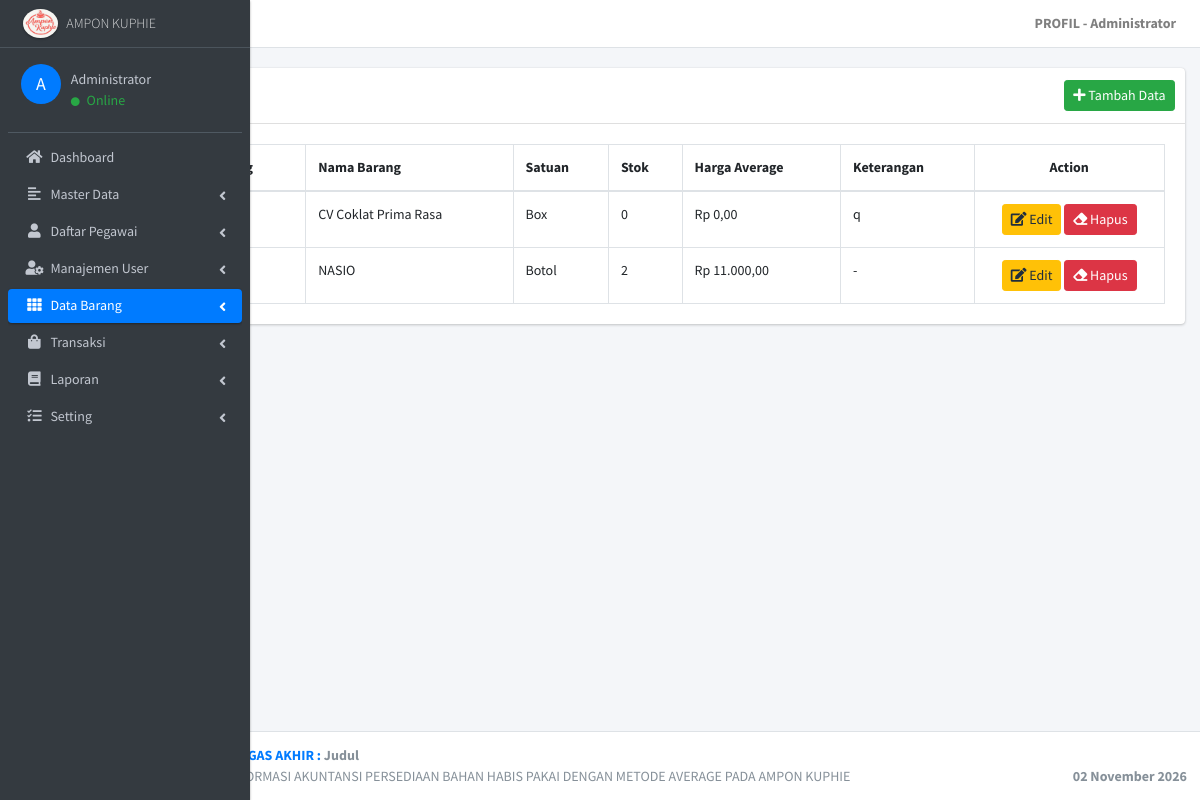
Page /beranda.php?page=barang (signed in) on the committed database.
### tables this page shows
CREATE TABLE `tbl_barang` (
  `id_barang` int(11) NOT NULL,
  `kode_barang` varchar(20) NOT NULL,
  `nama_barang` varchar(100) NOT NULL,
  `id_satuan` int(11) NOT NULL,
  `stok` int(11) NOT NULL DEFAULT 0,
  `harga_average` decimal(15,2) NOT NULL DEFAULT 0.00,
  `keterangan` text DEFAULT NULL
);

CREATE TABLE `tbl_satuan` (
  `id_satuan` int(11) NOT NULL,
  `nama_satuan` varchar(50) NOT NULL
);

### modul/barang/index.php (the view, shortened to what this page needs)
<div class="col-12">
    <div class="card">
        <div class="card-header">
            <h3 class="card-title">
                <i class="fas fa-boxes mr-2"></i> Data Barang
            </h3>
            <div class="card-tools">
                <a href="?page=tambah_barang" class="btn btn-success btn-sm">
                    <i class="fas fa-plus"></i> Tambah Data
                </a>
            </div>
        </div>
        <div class="card-body">
            <table id="tabel_barang" class="table table-bordered table-hover ">
                <thead>
                    <tr>
                        <th width="5%">No</th>
                        <th>Kode Barang</th>
                        <th>Nama Barang</th>
                        <th>Satuan</th>
                        <th>Stok</th>
                        <th>Harga Average</th>
                        <th>Keterangan</th>
                        <th width="18%" class="text-center">Action</th>
                    </tr>
                </thead>
                <tbody>
                    <?php
                    $no = 1;
                    $qry = mysqli_query($konek, "select `tbl_barang`.`id_barang` AS `id_barang`, `tbl_barang`.`kode_barang` AS `kode_barang`, `tbl_barang`.`nama_barang` AS `nama_barang`, `tbl_barang`.`id_satuan` AS `id_satuan`, `tbl_barang`.`stok` AS `stok`, `tbl_barang`.`harga_average` AS `harga_average`, `tbl_barang`.`keterangan` AS `keterangan`, `tbl_satuan`.`nama_satuan` AS `nama_satuan` from (`tbl_barang` join `tbl_satuan` on((`tbl_barang`.`id_satuan` = `tbl_satuan`.`id_satuan`))) order by `tbl_barang`.`nama_barang` asc");
                    while ($data = mysqli_fetch_array($qry)) {
                    ?>
                        <tr>
                            <td><?php echo $no++; ?></td>
                            <td><?php echo $data['kode_barang']; ?></td>
                            <td><?php echo $data['nama_barang']; ?></td>
                            <td><?php echo $data['nama_satuan']; ?></td>
                            <td><?php echo $data['stok']; ?></td>
                            <td><?php echo 'Rp ' . number_format($data['harga_average'], 2, ',', '.'); ?></td>
                            <td><?php echo $data['keterangan']; ?></td>
                            <td class="text-center">
                                <a href="?page=edit_barang&id=<?php echo base64_encode($data['id_barang']); ?>" class="btn btn-warning btn-sm"> <i class="fas fa-edit"></i> Edit</a>
                                <a href="?page=barang&hapus=<?= $data['id_barang']; ?>" onclick="return confirm('Yakin Anda Menghapus ?')" class="btn btn-danger btn-sm"> <i class="fas fa-eraser"></i> Hapus</a>
                            </td>
                        </tr>
                    <?php
                    }
                    ?>
                </tbody>
            </table>
        </div>
    </div>
</div>

### rows in the picture
tbl_barang: nama_barang "CV Coklat Prima Rasa", id_satuan.nama_satuan "Box", stok "0", harga_average "0,00", keterangan "q"
tbl_barang: kode_barang "BRG-002", nama_barang "NASIO", id_satuan.nama_satuan "Botol", stok "2", harga_average "11.000,00", keterangan "-"

### other values in the picture
$_SESSION['nama'] "Administrator"
substr(trim($nama_avatar), 0, 1) "A"
